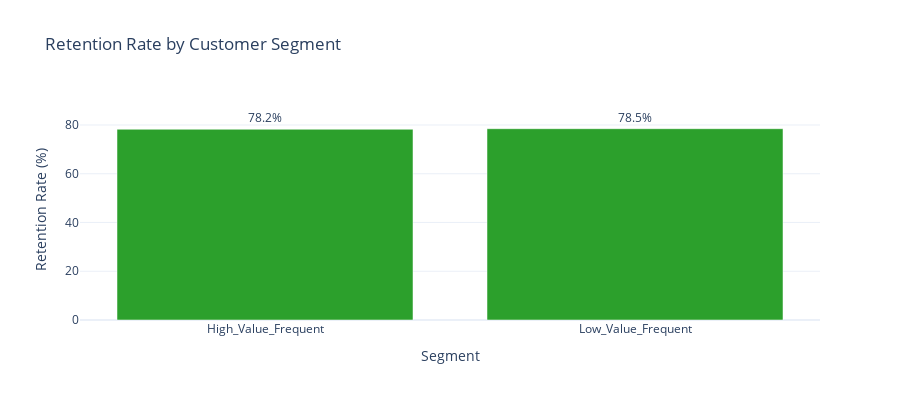

This figure's notebook cell:
### Markdown cell above
## 6.6 Customer Segmentation Features

Create business-meaningful segments for analysis and modeling.

**📖 Segmentation Strategy:**
- **Value Dimension**: High vs Low (based on avgorder median)
- **Frequency Dimension**: Frequent vs Infrequent (based on ordfreq median)
- **Recency Buckets**: Active, Recent, Lapsing, Dormant

### Code cell
print("=" * 70)
print("CUSTOMER SEGMENTATION")
print("=" * 70)

print("\n🎯 VALUE-FREQUENCY SEGMENTS:")
value_cols = [c for c in numeric_cols if 'order' in c.lower() or 'amount' in c.lower() or 'value' in c.lower() or 'avg' in c.lower()]
freq_cols = [c for c in numeric_cols if 'freq' in c.lower() or 'count' in c.lower()]

if value_cols and freq_cols:
    df_features, vf_result = segmenter.segment_by_value_frequency(
        df_features, value_column=value_cols[0], frequency_column=freq_cols[0])
    print(f"  Using {value_cols[0]} × {freq_cols[0]}")
    for seg in vf_result.segments:
        print(f"    {seg.name}: {seg.count:,} ({seg.percentage:.1f}%)")
else:
    print("  No suitable value/frequency columns found")

print("\n📅 RECENCY SEGMENTS:")
if 'days_since_last_activity' in df_features.columns:
    df_features, recency_result = segmenter.segment_by_recency(df_features, days_since_column='days_since_last_activity')
    for seg in recency_result.segments:
        print(f"    {seg.name}: {seg.count:,} ({seg.percentage:.1f}%)")
else:
    print("  No recency column available")

print("\n📧 ENGAGEMENT SEGMENTS:")
if 'email_engagement_score' in df_features.columns:
    max_score = df_features['email_engagement_score'].max()
    if max_score > 0:
        df_features['engagement_normalized'] = df_features['email_engagement_score'] / max_score
        df_features, eng_result = segmenter.segment_by_engagement(df_features, engagement_column='engagement_normalized')
        for seg in eng_result.segments:
            print(f"    {seg.name}: {seg.count:,} ({seg.percentage:.1f}%)")
        df_features = df_features.drop(columns=['engagement_normalized'])
else:
    print("  No engagement score available")

if 'customer_segment' in df_features.columns and findings.target_column and findings.target_column in df_features.columns:
    target = findings.target_column
    segment_retention = df_features.groupby('customer_segment')[target].mean() * 100
    
    max_rate = segment_retention.max()
    fig = go.Figure(go.Bar(
        x=segment_retention.index, y=segment_retention.values,
        marker_color=['#2ca02c' if r > 70 else '#ffbb00' if r > 50 else '#d62728' for r in segment_retention.values],
        text=[f'{r:.1f}%' for r in segment_retention.values], textposition='outside'))
    fig.update_layout(
        title='Retention Rate by Customer Segment', 
        xaxis_title='Segment', 
        yaxis_title='Retention Rate (%)',
        yaxis_range=[0, max_rate * 1.15],  # Add 15% headroom for labels
        template='plotly_white', 
        height=400,
    )
    display_figure(fig)

segment_cols = [c for c in df_features.columns if 'segment' in c.lower() or 'bucket' in c.lower()]
print(f"\n✓ Created {len(segment_cols)} segmentation features")

### Figure 1 — Plotly figure (JSON) as saved in the notebook; plotly's stock layout.template omitted (floating-point values rounded to 4 significant figures)
{"data": [{"marker": {"color": ["#2ca02c", "#2ca02c"]}, "text": ["78.2%", "78.5%"], "textposition": "outside", "type": "bar", "x": ["High_Value_Frequent", "Low_Value_Frequent"], "y": [78.25, 78.48]}], "layout": {"height": 400, "title": {"text": "Retention Rate by Customer Segment"}, "xaxis": {"title": {"text": "Segment"}}, "yaxis": {"range": [0, 90.25], "title": {"text": "Retention Rate (%)"}}}}
